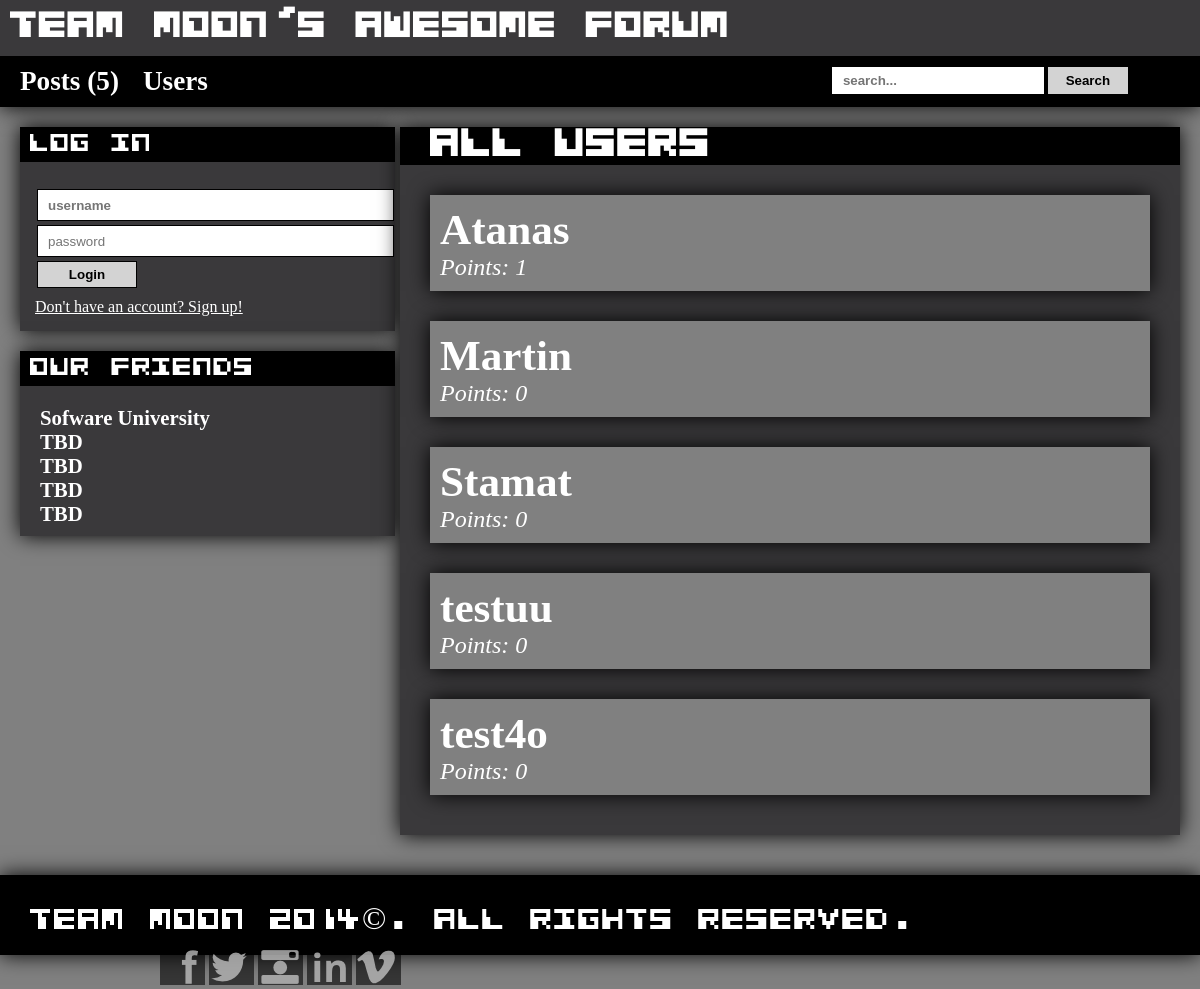
The page /users.php on the database its author committed.
### tables this page shows
CREATE TABLE IF NOT EXISTS `users` (
  `user_id` int(11) NOT NULL AUTO_INCREMENT,
  `name` varchar(50) NOT NULL,
  `passwd` varchar(255) NOT NULL,
  `activity` varchar(50) NOT NULL DEFAULT '0',
  `access_lvl` tinyint(4) NOT NULL DEFAULT '1',
  PRIMARY KEY (`user_id`),
  UNIQUE KEY `name` (`name`)
);

### users.php (the view, shortened to what this page needs)
<?php
require 'includes/header.php';
?>
<div id="posts-wrapper">
<h2>All Users</h2>
<?php
$sql = "
    SELECT *
    FROM `users`
";
$query = mysqli_query($connection, $sql);
?>
<?php while ($row = $query->fetch_assoc()) { ?>
    <?php
    $userid = $row['user_id'];
    $username = $row['name'];
    $activity = $row['activity'];
    ?>
	<article id="users-main">
        <header class="post-header">
            <a href="posts.php?author=<?php echo $userid; ?>"><h1><?php echo $username; ?></h1> Points: <?php echo $activity; ?></a>
        </header>
    </article>
<?php }?>
</div>
<?php require 'includes/footer.php';

### css/styles.css (style rules this page uses)
* { padding: 0; margin: 0; }
body { font-family: "Calibri"; background-color: grey; }
#posts-wrapper { margin: 20px; box-shadow: 0px 0px 20px black; background-color: #3A393B; padding-bottom: 10px; width: 65%; float: right; }
#posts-wrapper > h2 { background-color: black; font-family: alien; font-size: 2.6em; color: white; padding-left: 30px; }
#users-main { margin: 30px; padding: 10px; background: grey; box-shadow: 0px 0px 20px; }
.post-header a { text-decoration: none; color: white; font-size: 1.5em; font-style: italic; }
.post-header a > h1 { font-size: 1.8em; font-style: normal; font-weight: bold; }
table th, td, a { color: #FFF; }

### rows shown on the page
users: name "Atanas", activity "1"
users: name "Martin", activity "0"
users: name "Stamat", activity "0"
users: name "testuu", activity "0"
users: name "test4o", activity "0"

### other values the page prints
$countAllPosts "5"
